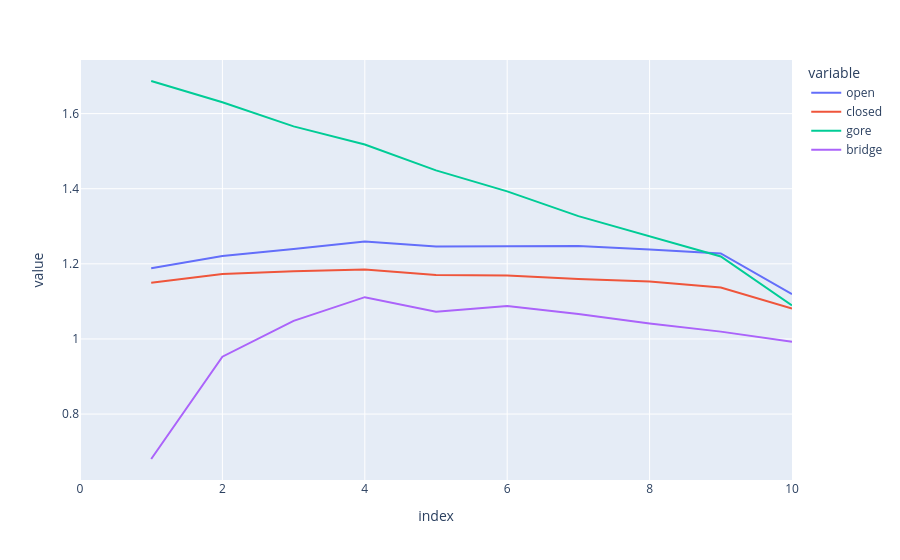

Notebook source saved alongside this figure:
### Code cell
px.line(elongations, y=["open", "closed", "gore", "bridge"])

### Figure 1 — Plotly figure (JSON) as saved in the notebook; plotly's stock layout.template omitted (floating-point values rounded to 4 significant figures)
{"data": [{"hovertemplate": "variable=open<br>index=%{x}<br>value=%{y}<extra></extra>", "legendgroup": "open", "line": {"color": "#636efa", "dash": "solid"}, "marker": {"symbol": "circle"}, "mode": "lines", "name": "open", "orientation": "v", "showlegend": true, "type": "scatter", "x": [0, 1, 2, 3, 4, 5, 6, 7, 8, 9, 10], "xaxis": "x", "y": [null, 1.188, 1.221, 1.24, 1.26, 1.246, 1.247, 1.247, 1.238, 1.228, 1.119], "yaxis": "y"}, {"hovertemplate": "variable=closed<br>index=%{x}<br>value=%{y}<extra></extra>", "legendgroup": "closed", "line": {"color": "#EF553B", "dash": "solid"}, "marker": {"symbol": "circle"}, "mode": "lines", "name": "closed", "orientation": "v", "showlegend": true, "type": "scatter", "x": [0, 1, 2, 3, 4, 5, 6, 7, 8, 9, 10], "xaxis": "x", "y": [null, 1.15, 1.173, 1.18, 1.185, 1.17, 1.169, 1.16, 1.153, 1.137, 1.081], "yaxis": "y"}, {"hovertemplate": "variable=gore<br>index=%{x}<br>value=%{y}<extra></extra>", "legendgroup": "gore", "line": {"color": "#00cc96", "dash": "solid"}, "marker": {"symbol": "circle"}, "mode": "lines", "name": "gore", "orientation": "v", "showlegend": true, "type": "scatter", "x": [0, 1, 2, 3, 4, 5, 6, 7, 8, 9, 10], "xaxis": "x", "y": [null, 1.687, 1.63, 1.566, 1.518, 1.449, 1.393, 1.327, 1.273, 1.22, 1.089], "yaxis": "y"}, {"hovertemplate": "variable=bridge<br>index=%{x}<br>value=%{y}<extra></extra>", "legendgroup": "bridge", "line": {"color": "#ab63fa", "dash": "solid"}, "marker": {"symbol": "circle"}, "mode": "lines", "name": "bridge", "orientation": "v", "showlegend": true, "type": "scatter", "x": [0, 1, 2, 3, 4, 5, 6, 7, 8, 9, 10], "xaxis": "x", "y": [null, 0.6803, 0.9526, 1.048, 1.111, 1.072, 1.087, 1.067, 1.041, 1.019, 0.9924], "yaxis": "y"}], "layout": {"autosize": true, "legend": {"title": {"text": "variable"}, "tracegroupgap": 0}, "margin": {"t": 60}, "xaxis": {"anchor": "y", "autorange": true, "domain": [0, 1], "range": [0, 10], "title": {"text": "index"}, "type": "linear"}, "yaxis": {"anchor": "x", "autorange": true, "domain": [0, 1], "range": [0.6244, 1.743], "title": {"text": "value"}, "type": "linear"}}}
